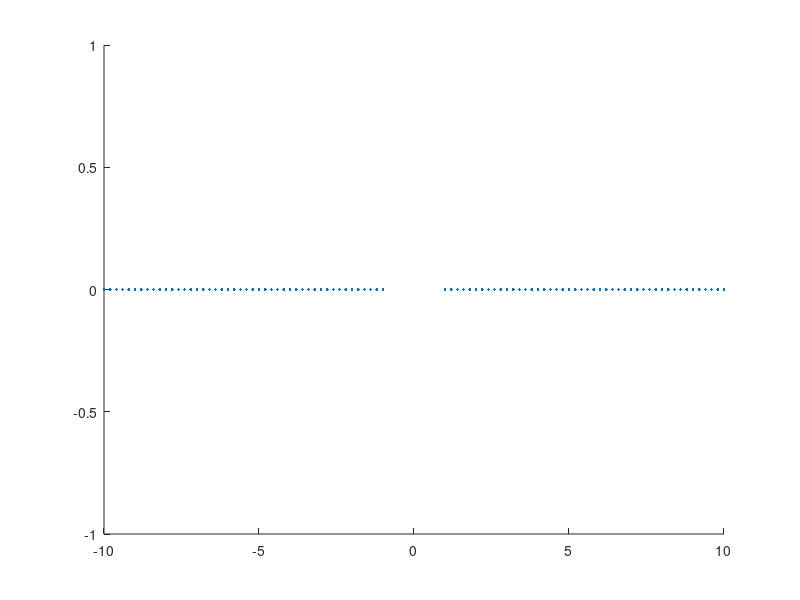

The MATLAB source for this figure: (Note: this script raises an error after producing the figure.)
clc; clear; close all;
% Sommerfeld branch cuts
% z = x + i*y
% a = a1 + i*a2
% f(z) = (z^2 - a^2)^(1/2)

%%%%%%%%%%%% INPUTS %%%%%%%%%%%%%%%%%%%
limit = 10;
num_sample = 101;
a1 = 1;
a2 = 0;
%%%%%%%%%%%%%%%%%%%%%%%%%%%%%%%%%%%%%%%
x = linspace(-limit, limit, num_sample);
y = linspace(-limit, limit, num_sample);
boundary = [];
for i=1:num_sample
    for j=1:num_sample
        z = x(i) + 1i * y(j);
        fz = -1i * (z^2 - 1) ^ (1/2);
        if (real(fz) == 0)
            boundary = [boundary, z];
        end
    end
end

scatter(real(boundary), imag(boundary),Marker=".")

xline(0, 'Color', 'k', 'LineWidth', 0.5); % Draw line for Y axis.
yline(0, 'Color', 'k', 'LineWidth', 0.5); % Draw line for X axis.
grid on;
% axis equal;
xlabel('x')
ylabel('y')
